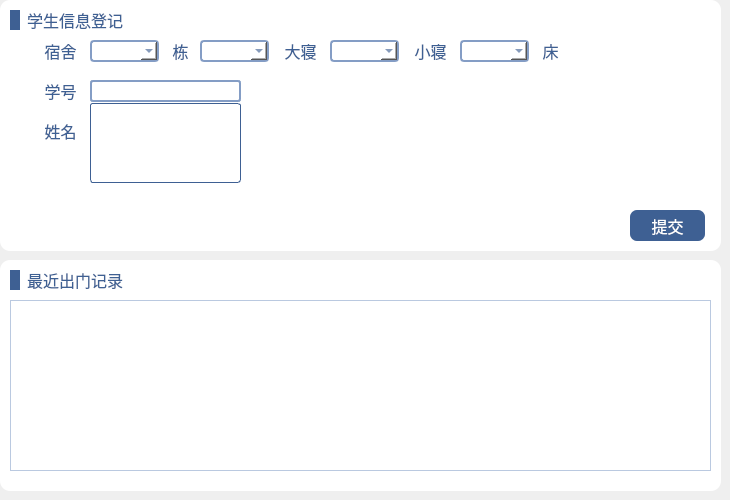
      <widget class="QWidget" name="tab_outdoor">
       <attribute name="title">
        <string>出门记录</string>
       </attribute>
       <widget class="QWidget" name="widget_15" native="true">
        <property name="geometry">
         <rect>
          <x>0</x>
          <y>0</y>
          <width>721</width>
          <height>251</height>
         </rect>
        </property>
        <property name="styleSheet">
         <string notr="true">background:#ffffff;

border-radius:10px;</string>
        </property>
        <widget class="QLabel" name="label_23">
         <property name="geometry">
          <rect>
           <x>27</x>
           <y>9</y>
           <width>151</width>
           <height>21</height>
          </rect>
         </property>
         <property name="font">
          <font>
           <family>黑体</family>
           <pointsize>12</pointsize>
          </font>
         </property>
         <property name="styleSheet">
          <string notr="true">color:#3e6093;</string>
         </property>
         <property name="text">
          <string>学生信息登记</string>
         </property>
        </widget>
        <widget class="QLabel" name="label_24">
         <property name="geometry">
          <rect>
           <x>10</x>
           <y>10</y>
           <width>10</width>
           <height>20</height>
          </rect>
         </property>
         <property name="styleSheet">
          <string notr="true">background-color:#3e6093;</string>
         </property>
         <property name="text">
          <string/>
         </property>
        </widget>
        <widget class="QLabel" name="label_29">
         <property name="geometry">
          <rect>
           <x>40</x>
           <y>80</y>
           <width>41</width>
           <height>21</height>
          </rect>
         </property>
         <property name="font">
          <font>
           <family>黑体</family>
           <pointsize>12</pointsize>
          </font>
         </property>
         <property name="styleSheet">
          <string notr="true">color:#3e6093;</string>
         </property>
         <property name="text">
          <string>学号</string>
         </property>
         <property name="alignment">
          <set>Qt::AlignCenter</set>
         </property>
        </widget>
        <widget class="QLabel" name="label_30">
         <property name="geometry">
          <rect>
           <x>40</x>
           <y>120</y>
           <width>41</width>
           <height>21</height>
          </rect>
         </property>
         <property name="font">
          <font>
           <family>黑体</family>
           <pointsize>12</pointsize>
          </font>
         </property>
         <property name="styleSheet">
          <string notr="true">color:#3e6093;</string>
         </property>
         <property name="text">
          <string>姓名</string>
         </property>
         <property name="alignment">
          <set>Qt::AlignCenter</set>
         </property>
        </widget>
        <widget class="QLineEdit" name="lineEdit_id_2">
         <property name="geometry">
          <rect>
           <x>90</x>
           <y>80</y>
           <width>151</width>
           <height>22</height>
          </rect>
         </property>
         <property name="font">
          <font>
           <family>黑体</family>
           <pointsize>12</pointsize>
          </font>
         </property>
         <property name="styleSheet">
          <string notr="true">color:#3e6093;
border-radius:3px;
border:2px solid #849dc5;</string>
         </property>
        </widget>
        <widget class="QLineEdit" name="lineEdit_name_2">
         <property name="geometry">
          <rect>
           <x>90</x>
           <y>120</y>
           <width>151</width>
           <height>22</height>
          </rect>
         </property>
         <property name="font">
          <font>
           <family>黑体</family>
           <pointsize>12</pointsize>
          </font>
         </property>
         <property name="styleSheet">
          <string notr="true">color:#3e6093;
border-radius:3px;
border:2px solid #849dc5;</string>
         </property>
        </widget>
        <widget class="QPushButton" name="pushButton_2">
         <property name="geometry">
          <rect>
           <x>630</x>
           <y>210</y>
           <width>75</width>
           <height>31</height>
          </rect>
         </property>
         <property name="font">
          <font>
           <family>黑体</family>
           <pointsize>12</pointsize>
          </font>
         </property>
         <property name="styleSheet">
          <string notr="true">QPushButton{
color:#ffffff;
background-color:#3e6093;
border-radius:7px;
}

QPushButton:hover{
background:#2c466c;
}

QPushButton:pressed{
background:#253b5b;
}</string>
         </property>
         <property name="text">
          <string>提交</string>
         </property>
        </widget>
        <widget class="QLabel" name="label_28">
         <property name="geometry">
          <rect>
           <x>40</x>
           <y>40</y>
           <width>41</width>
           <height>21</height>
          </rect>
         </property>
         <property name="font">
          <font>
           <family>黑体</family>
           <pointsize>12</pointsize>
          </font>
         </property>
         <property name="styleSheet">
          <string notr="true">color:#3e6093;</string>
         </property>
         <property name="text">
          <string>宿舍</string>
         </property>
         <property name="alignment">
          <set>Qt::AlignCenter</set>
         </property>
        </widget>
        <widget class="QComboBox" name="comboBox_dormitory1_2">
         <property name="geometry">
          <rect>
           <x>90</x>
           <y>40</y>
           <width>69</width>
           <height>22</height>
          </rect>
         </property>
         <property name="font">
          <font>
           <family>黑体</family>
           <pointsize>12</pointsize>
          </font>
         </property>
         <property name="styleSheet">
          <string notr="true">QComboBox{
border: 2px solid #849dc5;
border-radius:4px;
color:#3e6093;
}

QComboBox::drop-down {
width:18px;
border-image:url(:/res/所有下拉框.png);
}  

QComboBox:hover{
background:#d9e4f5;
}

QComboBox:pressed{
background:#bac9e0;
}

QComboBox QAbstractItemView::item
{
color:#3e6093;
height:30px;
}

QComboBox QAbstractItemView::item:hover
{
border:1px solid #849dc5;
background:#d9e4f5;
}

QComboBox QAbstractItemView::item:pressed
{
border:1px solid #849dc5;
background:#bac9e0;
}


</string>
         </property>
        </widget>
        <widget class="QComboBox" name="comboBox_dormitory4_2">
         <property name="geometry">
          <rect>
           <x>460</x>
           <y>40</y>
           <width>69</width>
           <height>22</height>
          </rect>
         </property>
         <property name="font">
          <font>
           <family>黑体</family>
           <pointsize>12</pointsize>
          </font>
         </property>
         <property name="styleSheet">
          <string notr="true">QComboBox{
border: 2px solid #849dc5;
border-radius:4px;
color:#3e6093;
}

QComboBox::drop-down {
width:18px;
border-image:url(:/res/所有下拉框.png);
}  

QComboBox:hover{
background:#d9e4f5;
}

QComboBox:pressed{
background:#bac9e0;
}

QComboBox QAbstractItemView::item
{
color:#3e6093;
height:30px;
}

QComboBox QAbstractItemView::item:hover
{
border:1px solid #849dc5;
background:#d9e4f5;
}

QComboBox QAbstractItemView::item:pressed
{
border:1px solid #849dc5;
background:#bac9e0;
}


</string>
         </property>
        </widget>
        <widget class="QLabel" name="label_25">
         <property name="geometry">
          <rect>
           <x>160</x>
           <y>40</y>
           <width>41</width>
           <height>21</height>
          </rect>
         </property>
         <property name="font">
          <font>
           <family>黑体</family>
           <pointsize>12</pointsize>
          </font>
         </property>
         <property name="styleSheet">
          <string notr="true">color:#3e6093;</string>
         </property>
         <property name="text">
          <string>栋</string>
         </property>
         <property name="alignment">
          <set>Qt::AlignCenter</set>
         </property>
        </widget>
        <widget class="QComboBox" name="comboBox_dormitory2_2">
         <property name="geometry">
          <rect>
           <x>200</x>
           <y>40</y>
           <width>69</width>
           <height>22</height>
          </rect>
         </property>
         <property name="font">
          <font>
           <family>黑体</family>
           <pointsize>12</pointsize>
          </font>
         </property>
         <property name="styleSheet">
          <string notr="true">QComboBox{
border: 2px solid #849dc5;
border-radius:4px;
color:#3e6093;
}

QComboBox::drop-down {
width:18px;
border-image:url(:/res/所有下拉框.png);
}  

QComboBox:hover{
background:#d9e4f5;
}

QComboBox:pressed{
background:#bac9e0;
}

QComboBox QAbstractItemView::item
{
color:#3e6093;
height:30px;
}

QComboBox QAbstractItemView::item:hover
{
border:1px solid #849dc5;
background:#d9e4f5;
}

QComboBox QAbstractItemView::item:pressed
{
border:1px solid #849dc5;
background:#bac9e0;
}


</string>
         </property>
        </widget>
        <widget class="QComboBox" name="comboBox_dormitory3_2">
         <property name="geometry">
          <rect>
           <x>330</x>
           <y>40</y>
           <width>69</width>
           <height>22</height>
          </rect>
         </property>
         <property name="font">
          <font>
           <family>黑体</family>
           <pointsize>12</pointsize>
          </font>
         </property>
         <property name="styleSheet">
          <string notr="true">QComboBox{
border: 2px solid #849dc5;
border-radius:4px;
color:#3e6093;
}

QComboBox::drop-down {
width:18px;
border-image:url(:/res/所有下拉框.png);
}  

QComboBox:hover{
background:#d9e4f5;
}

QComboBox:pressed{
background:#bac9e0;
}

QComboBox QAbstractItemView::item
{
color:#3e6093;
height:30px;
}

QComboBox QAbstractItemView::item:hover
{
border:1px solid #849dc5;
background:#d9e4f5;
}

QComboBox QAbstractItemView::item:pressed
{
border:1px solid #849dc5;
background:#bac9e0;
}


</string>
         </property>
        </widget>
        <widget class="QLabel" name="label_32">
         <property name="geometry">
          <rect>
           <x>530</x>
           <y>40</y>
           <width>41</width>
           <height>21</height>
          </rect>
         </property>
         <property name="font">
          <font>
           <family>黑体</family>
           <pointsize>12</pointsize>
          </font>
         </property>
         <property name="styleSheet">
          <string notr="true">color:#3e6093;</string>
         </property>
         <property name="text">
          <string>床</string>
         </property>
         <property name="alignment">
          <set>Qt::AlignCenter</set>
         </property>
        </widget>
        <widget class="QLabel" name="label_27">
         <property name="geometry">
          <rect>
           <x>410</x>
           <y>40</y>
           <width>41</width>
           <height>21</height>
          </rect>
         </property>
         <property name="font">
          <font>
           <family>黑体</family>
           <pointsize>12</pointsize>
          </font>
         </property>
         <property name="styleSheet">
          <string notr="true">color:#3e6093;</string>
         </property>
         <property name="text">
          <string>小寝</string>
         </property>
         <property name="alignment">
          <set>Qt::AlignCenter</set>
         </property>
        </widget>
        <widget class="QLabel" name="label_26">
         <property name="geometry">
          <rect>
           <x>280</x>
           <y>40</y>
           <width>41</width>
           <height>21</height>
          </rect>
         </property>
         <property name="font">
          <font>
           <family>黑体</family>
           <pointsize>12</pointsize>
          </font>
         </property>
         <property name="styleSheet">
          <string notr="true">color:#3e6093;</string>
         </property>
         <property name="text">
          <string>大寝</string>
         </property>
         <property name="alignment">
          <set>Qt::AlignCenter</set>
         </property>
        </widget>
        <widget class="QLabel" name="label_confirm_2">
         <property name="geometry">
          <rect>
           <x>531</x>
           <y>215</y>
           <width>91</width>
           <height>21</height>
          </rect>
         </property>
         <property name="font">
          <font>
           <family>黑体</family>
           <pointsize>12</pointsize>
          </font>
         </property>
         <property name="styleSheet">
          <string notr="true">color:#3e6093;</string>
         </property>
         <property name="text">
          <string/>
         </property>
         <property name="alignment">
          <set>Qt::AlignRight|Qt::AlignTrailing|Qt::AlignVCenter</set>
         </property>
        </widget>
        <widget class="QListWidget" name="listWidget_2">
         <property name="geometry">
          <rect>
           <x>90</x>
           <y>103</y>
           <width>151</width>
           <height>80</height>
          </rect>
         </property>
         <property name="font">
          <font>
           <family>黑体</family>
           <pointsize>12</pointsize>
          </font>
         </property>
         <property name="mouseTracking">
          <bool>true</bool>
         </property>
         <property name="styleSheet">
          <string notr="true">border-radius:3px;
border:1px solid #3e6093;
background:#ffffff;
color:#3e6093;</string>
         </property>
        </widget>
       </widget>
       <widget class="QWidget" name="widget_16" native="true">
        <property name="geometry">
         <rect>
          <x>0</x>
          <y>260</y>
          <width>721</width>
          <height>231</height>
         </rect>
        </property>
        <property name="styleSheet">
         <string notr="true">background:#ffffff;

border-radius:10px;</string>
        </property>
        <widget class="QLabel" name="label_33">
         <property name="geometry">
          <rect>
           <x>27</x>
           <y>9</y>
           <width>151</width>
           <height>21</height>
          </rect>
         </property>
         <property name="font">
          <font>
           <family>黑体</family>
           <pointsize>12</pointsize>
          </font>
         </property>
         <property name="styleSheet">
          <string notr="true">color:#3e6093;</string>
         </property>
         <property name="text">
          <string>最近出门记录</string>
         </property>
        </widget>
        <widget class="QLabel" name="label_34">
         <property name="geometry">
          <rect>
           <x>10</x>
           <y>10</y>
           <width>10</width>
           <height>20</height>
          </rect>
         </property>
         <property name="styleSheet">
          <string notr="true">background-color:#3e6093;</string>
         </property>
         <property name="text">
          <string/>
         </property>
        </widget>
        <widget class="QTableWidget" name="tableWidget_3">
         <property name="geometry">
          <rect>
           <x>10</x>
           <y>40</y>
           <width>701</width>
           <height>171</height>
          </rect>
         </property>
         <property name="font">
          <font>
           <family>黑体</family>
           <pointsize>11</pointsize>
          </font>
         </property>
         <property name="styleSheet">
          <string notr="true">QTableWidget{
text-align:center;
background-color: #ffffff;
border:1px solid #bac9e0;
color:#3e6093;
border-radius:0px;
gridline-color:#bac9e0;
}
QTableWidget::item:selected{
color:#f3f6fb;
background:qlineargradient(spread:pad,x1:0,y1:0,x2:0,y2:1,stop:0 #3e6093,stop:1 #3e6093);
}
QTableWidget::item:hover{
background:#aac1e3;
}

QHeaderView::section{
text-align:center;
background:#e6ecf7;
padding:3px;
margin:0px;
color:#3e6093;
border:1px solid #bac9e0;
border-left-width:0;
}

QScrollBar:vertical{
background:#d9e2f0;
padding:0px;
max-width:12px;
}
 
QScrollBar::handle:vertical{
background:#4b7cc4;
}
 
QScrollBar::handle:hover:vertical{
background:#3e6093;
}
QScrollBar::handle:pressed:vertical{
background:#2b4c7c;
}

QScrollBar:horizontal{
background:#d9e2f0;
padding:0px;
max-height:12px;
border-radius:6px;
}
 
QScrollBar::handle:horizontal{
background:#4b7cc4;
border-radius:6px;
}
 
QScrollBar::handle:hover:horizontal{
background:#3e6093;
}
QScrollBar::handle:pressed:horizontal{
background:#2b4c7c;
}

QTableView
{
    background-color:#ffffff;
    alternate-background-color:#f3f6fb;
}
</string>
         </property>
        </widget>
        <widget class="QPushButton" name="pushButton_modify_2">
         <property name="geometry">
          <rect>
           <x>130</x>
           <y>9</y>
           <width>20</width>
           <height>20</height>
          </rect>
         </property>
         <property name="font">
          <font>
           <pointsize>8</pointsize>
          </font>
         </property>
         <property name="whatsThis">
          <string>修改</string>
         </property>
         <property name="styleSheet">
          <string notr="true">
QPushButton{
border-image:url(:/res/edit.png);
text-align: center;
padding-right:5px;
padding-left:5px;
border-radius:0px;

}

QPushButton:hover{
background:#bac9e0;
}

QPushButton:pressed{
background:#738db6;
}</string>
         </property>
         <property name="text">
          <string/>
         </property>
         <property name="iconSize">
          <size>
           <width>16</width>
           <height>16</height>
          </size>
         </property>
        </widget>
       </widget>
      </widget>
